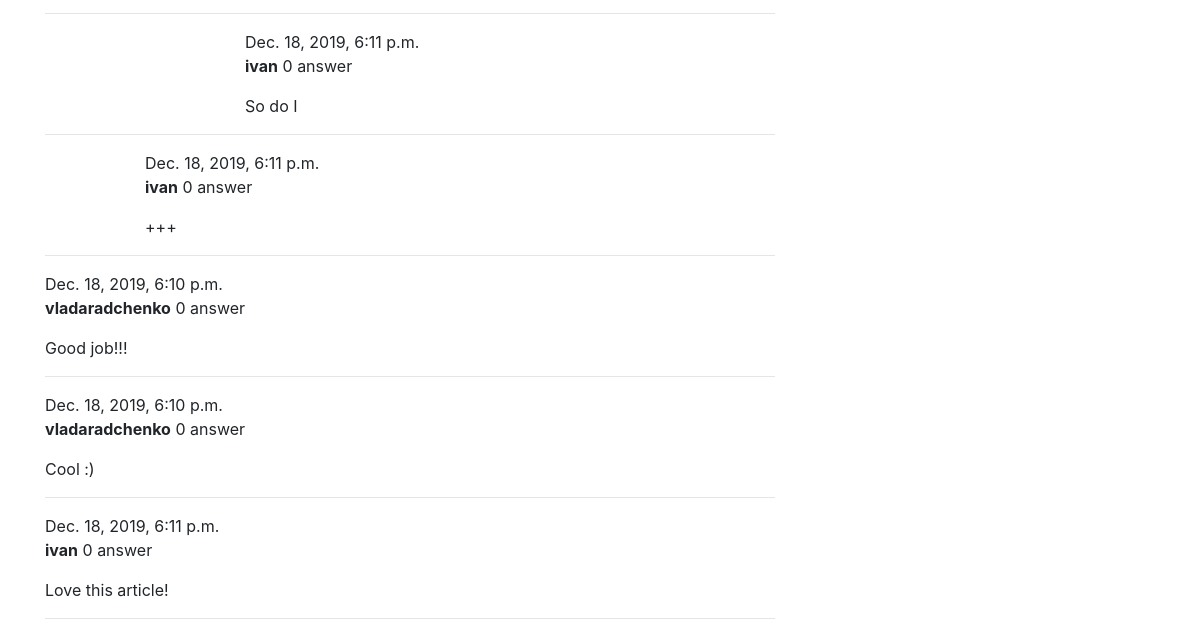
Page /post/20/ (lower part) on the earlier database version.
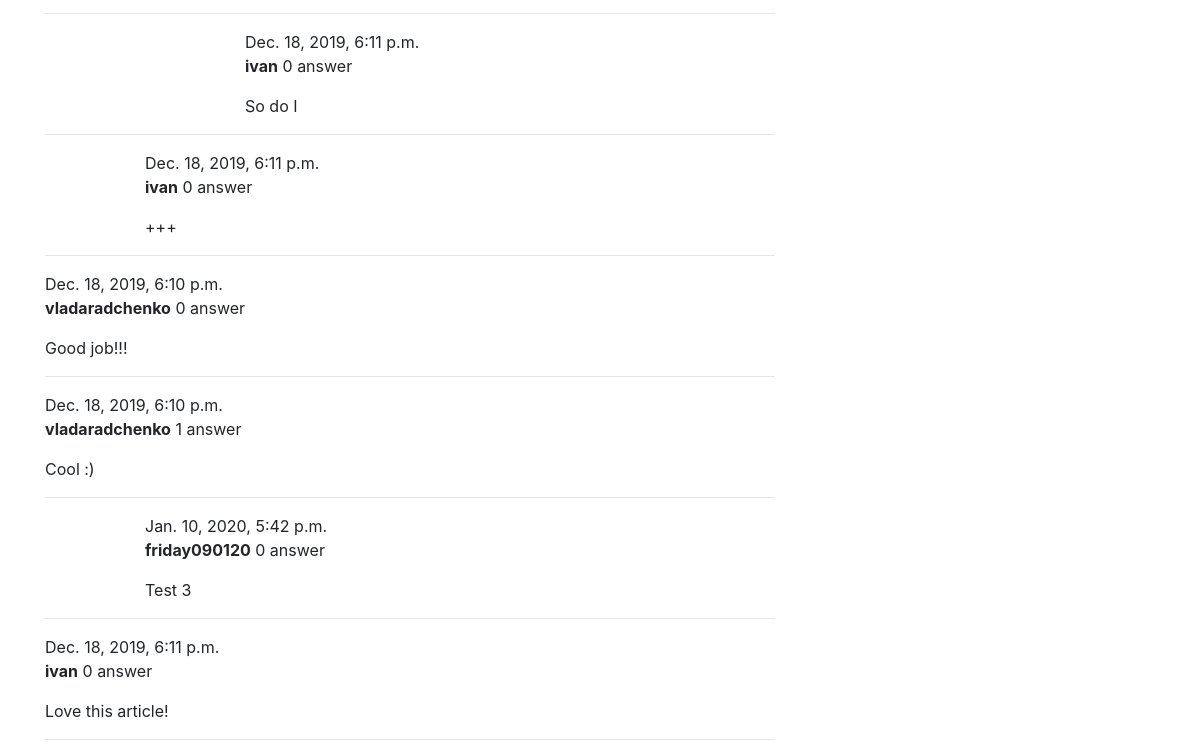
Same page on the later database version.
### blog/models.py (models this page shows, shortened)
class Comment(models.Model):
    post = models.ForeignKey('blog.Post', on_delete=models.CASCADE, related_name='comments')
    author = models.ForeignKey(settings.AUTH_USER_MODEL, on_delete=models.CASCADE)
    text = models.TextField()
    created_date = models.DateTimeField(default=timezone.now)
    approved_comment = models.BooleanField(default=False)
    parent = models.ForeignKey('self', null=True, blank=True, on_delete=models.CASCADE)
    def children(self):
        return Comment.objects.filter(parent=self)
    def has_children(self):
        return self.children().count() > 0
    def nesting_index(self):
        return 0 if self.parent is None else (self.parent.nesting_index() + 1)

### blog/views.py (the view)
# urls.py: path('post/<int:pk>/', views.post_detail, name='post_detail'),
def post_detail(request, pk):
    post = get_object_or_404(Post, pk=pk)
    comments_tree = get_comments(post)
    return render(request, 'blog/post_detail.html', {'post': post, 'comments_tree': comments_tree})

### blog/views.py (called while the page is built)
def get_comments(post):
    first_level_comments = post.comments.filter(parent=None)
    res = []
    for comment in first_level_comments:
        replies = get_all_replies_to_comment(comment)
        res += replies
    return res

def get_all_replies_to_comment(comment):
    children = comment.children()
    res = [comment]
    for child in children:
        res += get_all_replies_to_comment(child)
    return res

### blog/templates/blog/post_detail.html (shortened to what this page needs)
{% extends 'blog/base.html' %}
{% block content %}
	{% for comment in comments_tree %}
		<div class="comment" style="margin-left: {% widthratio comment.nesting_index 1 100 %}">
			<div class="date">{{ comment.created_date }}</div>
			<strong>{{ comment.author }}</strong>
			{% if comment.has_children and comment.children.count > 1 %}
                {{ comment.children.count }} answers
            {% else  %}
                {{ comment.children.count }} answer
            {% endif %}
			<p>{{ comment.text |linebreaks }}</p>
		</div>
		<hr>
	{% empty %}
		<p>No comments here yet :(</p>
	{% endfor %}
{% endblock %}

Differences in the rows shown:
computed for Comment "Cool :)": children.count "0" → "1"
added Comment: created_date "Jan. 10, 2020, 5:42 p.m.", author "friday090120", children.count "0", text "Test 3"
